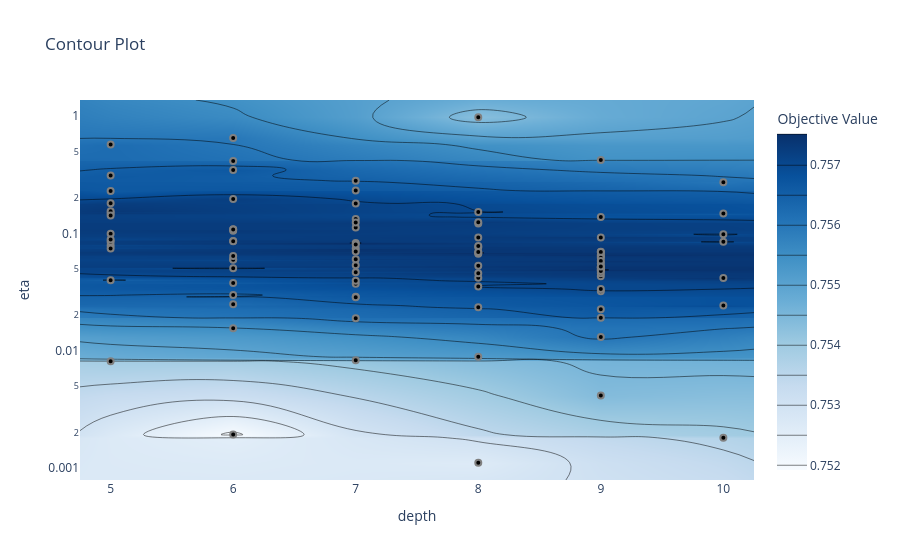

Here is the notebook cell this chart was saved with:
### Code cell
if do_tune:
    study_cb = optuna.create_study(direction='maximize', study_name='CatBoost')
    params['iterations'] = 500
    study_cb.optimize(objective, n_trials=100)
    
    from optuna.visualization import plot_contour
    from plotly.io import show
    
    fig = plot_contour(study_cb)

    show(fig)
    
    best_params = study_cb.best_params
else:
    best_params = {'eta': 0.055848570897405615, 'depth': 8}
